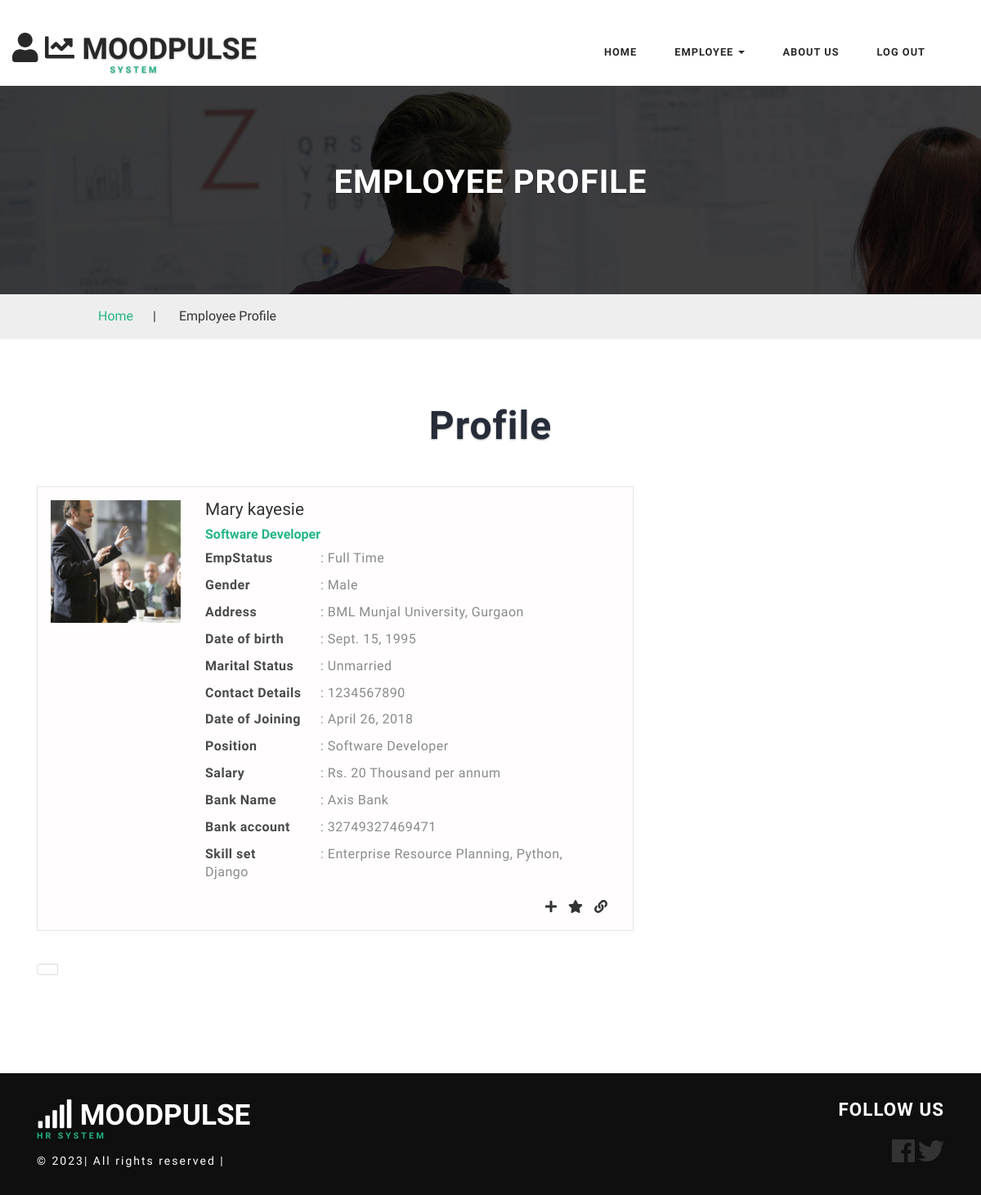
Screenshot of /HR/employee_profile/ (signed in) with the database file from the repository.
### HR/models.py (models this page shows, shortened)
class Employee(models.Model):
    id = models.BigAutoField(primary_key=True)
    emp = models.OneToOneField(User, on_delete=models.CASCADE)
    name = models.CharField(max_length=50)
    dob = models.DateField()
    sex = models.CharField(max_length=20)
    address = models.CharField(max_length=200)
    marital_status = models.CharField(max_length=30)
    contact = models.IntegerField()
    joining_date = models.DateField()
    position = models.CharField(max_length=100)
    emp_status = models.CharField(max_length=70)
    salary = models.CharField(max_length=30)
    bank_name = models.CharField(max_length=100)
    bank_account = models.IntegerField()
    skill_set = models.TextField()
    image = models.ImageField(upload_to='HR/static/HR')

### HR/views.py (the view)
# urls.py: path('employee_profile/', views.employee_profile, name='employee_profile'),
def employee_profile(request):
    context = {}
    try:
        user = User.objects.get(username=request.user.username)
        emp = Employee.objects.get(emp=user)
        context["emp"] = emp
    except:
        pass
    return render(request, 'HR/employee_profile.html', context)

### HR/templates/HR/employee_profile.html (shortened to what this page needs)
﻿<!DOCTYPE html>
<html>
{% load static %}
<head>
	<link href="{% static 'HR/bootstrap.css' %}" rel="stylesheet" type="text/css" media="all"/>
    <link href="{% static 'HR/style.css' %}" rel="stylesheet" type="text/css" media="all"/>
</head>
<body>
	<div class="header" id="home">
    <div class="content white agile-info">
        <nav class="navbar navbar-default" role="navigation">
            <div class="container">
                <div class="navbar-header">
                    <a class="navbar-brand" href="{% url 'HR:home' %}">
                        <h1>
                            <i class="fas fa-user"></i>
                            <i class="fas fa-chart-line"></i>
                            MoodPulse<label>System</label>
                          </h1>
                    </a>
                </div>
                <div class="collapse navbar-collapse" id="bs-example-navbar-collapse-1">
                    <nav class="link-effect-2" id="link-effect-2">
                        <ul class="nav navbar-nav">
                            <li><a href="{% url 'HR:home' %}" class="effect-3">Home</a></li>
                            {% if user.is_authenticated %}
                            {% if user.is_superuser %}
                             <li class="dropdown">
                                <a href="#" class="dropdown-toggle effect-3" data-toggle="dropdown">Admin<b
                                        class="caret"></b></a>
                                <ul class="dropdown-menu multi-column columns-2">
                                    <div class="row">
                                        <div class="col-sm-6">
                                            <ul class="multi-column-dropdown">
                                                <li><a href="{% url 'HR:dashboard' %}">Dashboard</a></li>
                                                <li class="divider"></li>
                                                <li><a href="{% url 'HR:complaints' %}">Complaints</a></li>
                                                <li class="divider"></li>
                                                <li><a href="{% url 'HR:feedback' %}">Feedback</a></li>
                                            </ul>
                                        </div>
                                    </div>
                                </ul>
                            </li>
                            {% else %}
                            <li class="dropdown">
                                <a href="#" class="dropdown-toggle effect-3" data-toggle="dropdown">Employee <b
                                        class="caret"></b></a>
                            </li>
                            {% endif %}{% endif %}
                            <li><a href="{% url 'HR:about' %}" class="effect-3">About us</a></li>
                            {% if user.is_authenticated %}
                            <li><a href="{% url 'HR:logout' %}" class="effect-3">Log Out</a></li>
                            {% else %}
                            <li><a href="{% url 'HR:login' %}" class="effect-3">Log In</a></li>
                            {% endif %}
                        </ul>
                    </nav>
                </div>
            </div>
        </nav>
    </div>
</div>
	<div class="inner_page_agile">
		<h3>Employee Profile</h3>
	</div>
	<div class="services-breadcrumb_w3layouts">
		<div class="inner_breadcrumb">
			<ul class="short_w3ls"_w3ls>
				<li><a href="{% url 'HR:home' %}">Home</a><span>|</span></li>
				<li>Employee Profile</li>
			</ul>
		</div>
	</div>
	<div class="inner_content_info_agileits">
		<div class="container">
			<div class="tittle_head_w3ls">
				<h3 class="tittle">Profile</h3>
			</div>
			<div class="inner_sec_grids_info_w3ls">
				<div class="col-md-8 job_info_left">
					<div class="tab_grid_prof">
						<div class="col-sm-3 loc_1">
							<a href="single.html"><img src="{{MEDIA_URL}}{{emp.image.url}}" alt="No Image Provided!"></a>
						</div>
						<div class="col-sm-9">
							<div class="location_box1">
								<h6>{{emp.name}}</h6>
								<span class="m_2_prof">{{emp.position}}</span>
								<div class="person-info">
									<ul>
										<li><span>EmpStatus</span>: {{emp.emp_status}}</li>
										<li><span>Gender</span>: {{emp.sex}}</li>
										<li><span>Address</span>: {{emp.address}}</li>
                                        <li><span>Date of birth</span>: {{emp.dob}}</li>
                                        <li><span>Marital Status</span>: {{emp.marital_status}}</li>
                                        <li><span>Contact Details</span>: {{emp.contact}}</li>
                                        <li><span>Date of Joining</span>: {{emp.joining_date}}</li>
                                        <li><span>Position</span>: {{emp.position}}</li>
                                        <li><span>Salary</span>: Rs. {{emp.salary}} per annum</li>
                                        <li><span>Bank Name</span>: {{emp.bank_name}}</li>
                                        <li><span>Bank account</span>: {{emp.bank_account}}</li>
                                        <li><span>Skill set</span>: {{emp.skill_set}}</li>
									</ul>
								</div>
								<ul class="top-btns">
									<li><a href="#" class="fa fa-plus toggle"></a></li>
									<li><a href="#" class="fa fa-star"></a></li>
									<li><a href="#" class="fa fa-link"></a></li>
								</ul>
							</div>
						</div>
						<div class="clearfix"> </div>
					</div>
                     <ul class="pagination paging w3-agileits-paging">
					<ul class="pagination paging w3-agileits-paging">
						<li>
							<a href="#" aria-label="Previous">
					  </a>
						</li>
					</ul>
				</div>
					</div>
		</div>
	</div>
	<div class="footer_w3ls">
    <div class="container">
        <div class="footer_bottom">
            <div class="col-md-9 footer_bottom_grid">
                <div class="footer_bottom1">
                    <a href="{% url 'HR:home' %}">
                        <h2><span class="fa fa-signal" aria-hidden="true"></span> MoodPulse <label>Hr SYSTEM</label>
                        </h2>
                    </a>
                    <p>© 2023| All rights reserved | <a href="http://w3layouts.com"></a></p>
                </div>
            </div>
            <div class="col-md-3 footer_bottom_grid">
                <h6>Follow Us</h6>
                <div class="social">
                    <ul>
                        <li><a href="https://www.facebook.com/akshay.garg.1481"><i class="fab fa-facebook fa-2x"></i></a></li>
                        <li><a href="https://twitter.com/MayankJindalMJ"><i class="fab fa-twitter fa-2x"></i></a></li>
                    </ul>
                </div>
            </div>
            <div class="clearfix"></div>
        </div>
    </div>
</div>
</body>
</html>

### HR/static/HR/style.css (style rules this page uses)
html, body { margin: 0; font-size: 100%; background: #fff; font-family: 'Work Sans', sans-serif; }
body a { text-decoration: none; transition: 0.5s all; -webkit-transition: 0.5s all; -moz-transition: 0.5s all; -o-transition: 0.5s all; -ms-transition: 0.5s all; }
h1, h2, h3, h4, h5, h6 { margin: 0; font-family: 'Work Sans', sans-serif; }
p { margin: 0; letter-spacing: 1px; font-size: 0.9em; }
ul { margin: 0; padding: 0; }
label { margin: 0; }
.content { margin: 0; padding: 0px; }
.navbar-nav { float: right; margin: 0; }
.content.white { background: #fff; padding: 1em 0; }
.navbar { position: relative; min-height: 50px; margin-bottom: 0!important; border: 1px solid transparent; }
.navbar-default { background-color: #fff; border-color: #fff; }
.navbar-brand { float: left; padding: 0!important; font-size: 18px; line-height: 0px!important; height: 0px!important; text-transform: uppercase; text-shadow: 0 1px 2px rgba(0, 0, 0, 0.29); }
.navbar-default a.navbar-brand h1 { color: #282828; font-weight: bold; }
.navbar-default .navbar-nav>li>a { color: #282828; font-size: 0.8em; letter-spacing: 1px; font-weight: 600; text-transform: uppercase; padding: 14px 8px; }
.navbar-nav>li>a { padding-top: 18px; padding-bottom: 15px; }
.navbar-default .navbar-brand label { color: #23B684; display: block; font-size: 0.3em; text-align: center; letter-spacing: 3px; }
.effect-3 { overflow: hidden; }
.effect-3:before { left: -1px; bottom: 0; width: 100%; height: 2px; background: #23B684; content: ''; position: absolute; transition: transform .5s ease; transform: translateX(-100%); -webkit-transform: translateX(-100%); -moz-transform: translateX(-100%); -o-transform: translateX(-100%); -ms-transform: translateX(-100%); }
.navbar-nav>li { float: left; margin: 0 15px; }
h3.tittle { color: #262c38; margin: 0; font-size: 3em; font-weight: 700; letter-spacing: 1px; text-align: center; text-shadow: 0 1px 2px rgba(0, 0, 0, 0.33); }
.inner_sec_grids_info_w3ls { margin-top: 4em; }
.inner_page_agile h3 { color: #fff; text-transform: uppercase; font-weight: 700; font-size: 2.5em; text-shadow: 0 1px 2px rgba(0, 0, 0, 0.29); letter-spacing: 1px; }
.services-breadcrumb_w3layouts { width: 100%; border: none; padding: 1em 0; background: #eee; }
.services-breadcrumb_w3layouts ul li span { padding: 0 1.5em; }
ul.short_w3ls { text-align: left; }
ul.short_w3ls li { list-style: none; display: inline-block; }
.inner_breadcrumb { width: 80%; margin: 0 auto; }
ul.short_w3ls li a { color: #23b684; text-decoration: none; }
.loc_1 { padding-left: 0; }
.location_box1 h6 { font-size: 1.3em; }
.loc_1 img { width: 100%; }
.inner_content_info_agileits { padding: 6em 0; }
ul.top-btns { float: right; margin-top: 10px; }
.top-btns li { display: inline-block; margin-left: 10px; }
.tab_grid_prof { padding: 1em; background: #fffdfd; padding: 1em; border: 1px solid rgba(221, 221, 221, 0.74); }
.person-info ul li { list-style: none; display: block; margin-bottom: 10px; color: #8a8a8a; font-size: 16px; letter-spacing: 0.5px; }
.person-info ul li span { width: 141px; display: inline-block; color: #4a4a4a; font-weight: 600; }
span.m_2_prof { font-weight: 600; color: #23b684; padding: 1em 0; line-height: 37px; }
.footer_bottom1 a { display: inline-block; }
.footer_w3ls { background: #0f0f10; }
.footer_bottom_grid:nth-child(2) { float: right; text-align: right; }
.footer_bottom { padding: 2em 0; }
.footer_bottom h6 { color: #ffffff; font-size: 1.4em; letter-spacing: 1px; margin-bottom: 1em; text-transform: uppercase; font-weight: 700; }
.footer_bottom1 p { color: #fff; font-size: 14px; letter-spacing: 2px; margin-top: 1em; }
.social ul { padding: 0; margin: 0; }
.social ul li { display: inline-block; }
.social ul li a { color: #333; text-align: center; }
.footer_bottom1 label { color: #23B684; display: block; font-size: 0.3em; letter-spacing: 3px; }
.footer_bottom1 h2 { font-size: 2.2em; text-transform: uppercase; text-shadow: 0 1px 2px rgba(0, 0, 0, 0.29); color: #fff; font-weight: 700; }
@media (max-width:1366px) { .inner_sec_grids_info_w3ls { margin-top: 3em; } }
@media (max-width:1366px) { .inner_content_info_agileits, .banner-bottom, .services { padding: 5em 0; } }

### rows the page displays
Employee: image (picture), name "Mary kayesie", position "Software Developer", emp_status "Full Time", sex "Male", address "BML Munjal University, Gurgaon", dob "Sept. 15, 1995", marital_status "Unmarried", contact "1234567890", joining_date "April 26, 2018", salary "20 Thousand", bank_name "Axis Bank", bank_account "32749327469471", skill_set "Enterprise Resource Planning, Python, Django"
